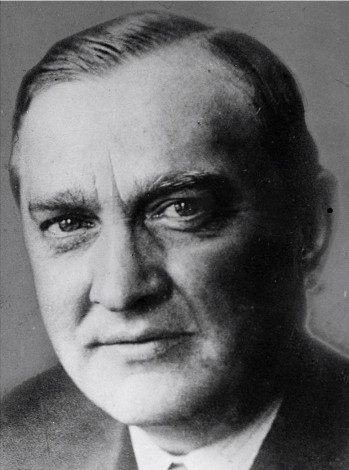
#> input picture interpolacja/Banach.jpg, 349 x 470 px, found by its file name
$ python interpolacja_obrazu.py
#> lines starting #> are read from the running program, lines starting #| are printed output that depends on the picture
# -*- coding: utf-8 -*-
"""
Created on Thu Nov 26 16:15:50 2020

@author: user
"""

import numpy as np
from scipy.interpolate import griddata
import matplotlib.pyplot as plt
from PIL import Image

im = Image.open('C:/Users/Pick/Desktop/Studia/SEM4/Metody Numeryczne/Home_work_2/interpolacja/Banach.jpg') # wczytuje obraz z pliku
#> im is the input picture: PIL image 349x470 RGB; mean R, G, B 105.2, 105.2, 106
# konwersja do szarej skali kolorów (greyscale)
im = np.array(im.convert('L'))
#> im: shape (470, 349)

# pierwotne zdjecie
plt.imshow(im, cmap=plt.get_cmap('Greys_r'))

# odczytuje liczbę wierszy i kolumn piksli obrazu
nx, ny = im.shape[1], im.shape[0]
#> nx = 349; ny = 470
# tworzę siatkę kartezjańską piksli obrazu
X, Y = np.meshgrid(np.arange(0, nx, 1), np.arange(0, ny, 1))

# liczba probek piksli z obrazu
nprobek = 16400

# losuje "nprobek" piksli z obrazu
ix = np.random.randint(im.shape[1], size=nprobek)
iy = np.random.randint(im.shape[0], size=nprobek)
# pobieram wartosci wylosowanych piksli
probki = im[iy,ix]
#> probki = 16400 values, max 242 at index 10489, min 0 at index 16363, mean 104.7
# tworze wykres interpolowany na podstawie wylosowanych piksli
# metody do zastosowania: #linear, #nearest, #cubic
int_im = griddata((iy, ix), probki, (Y, X), method='cubic')
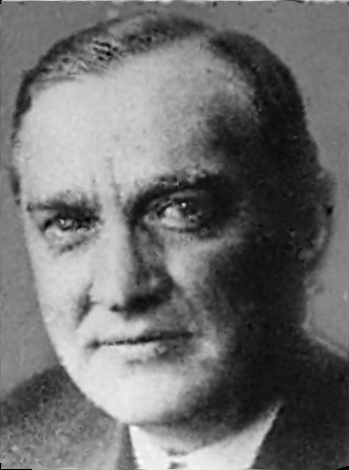
#> int_im: shape (470, 349) float64; 0.04% of the values are NaN or infinite; the others: min -10.8, max 253.6, mean 105.1; drawn with min black, max white, NaN and infinite black

plt.imshow(int_im, cmap=plt.get_cmap('Greys_r'))
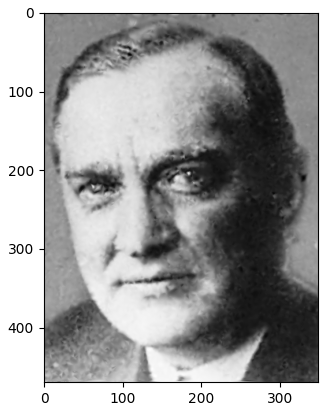
#> figure drawn by matplotlib, 1 panel
